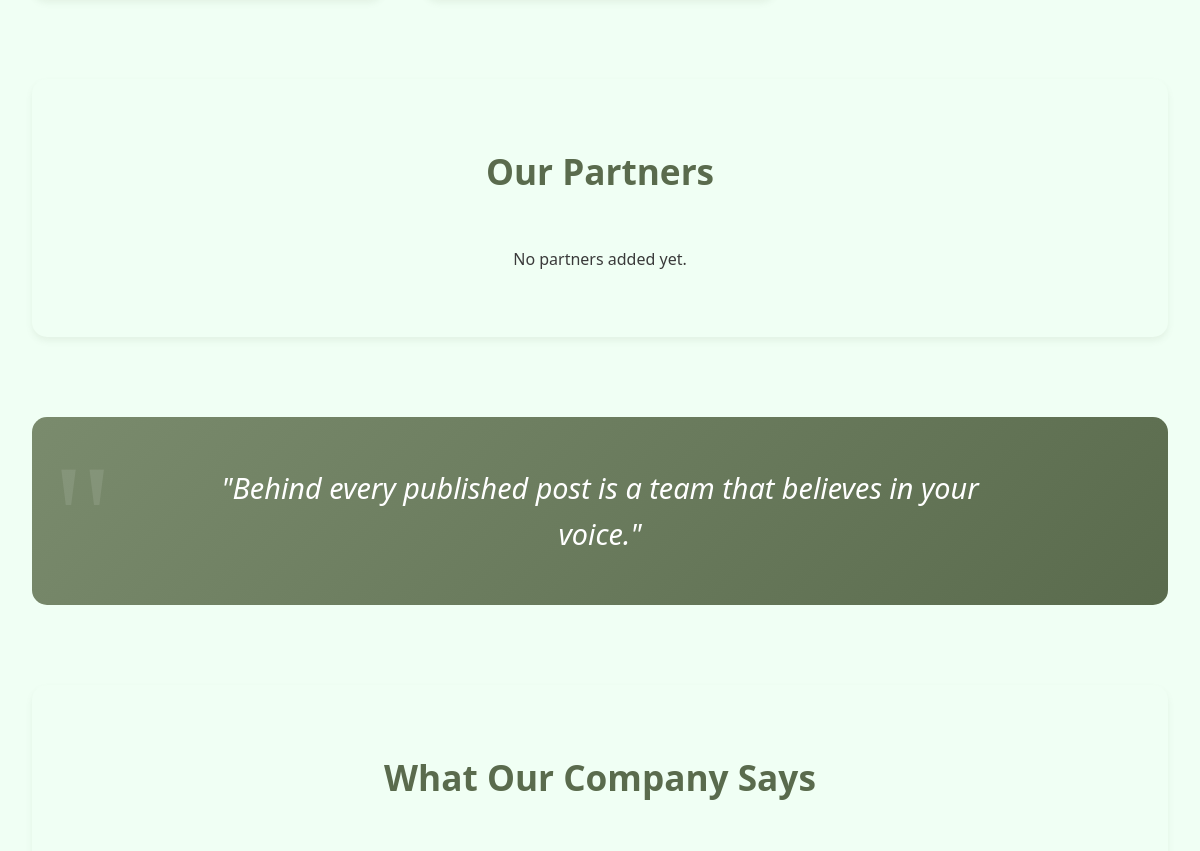
The app's page /about-us/ (middle part), older data.
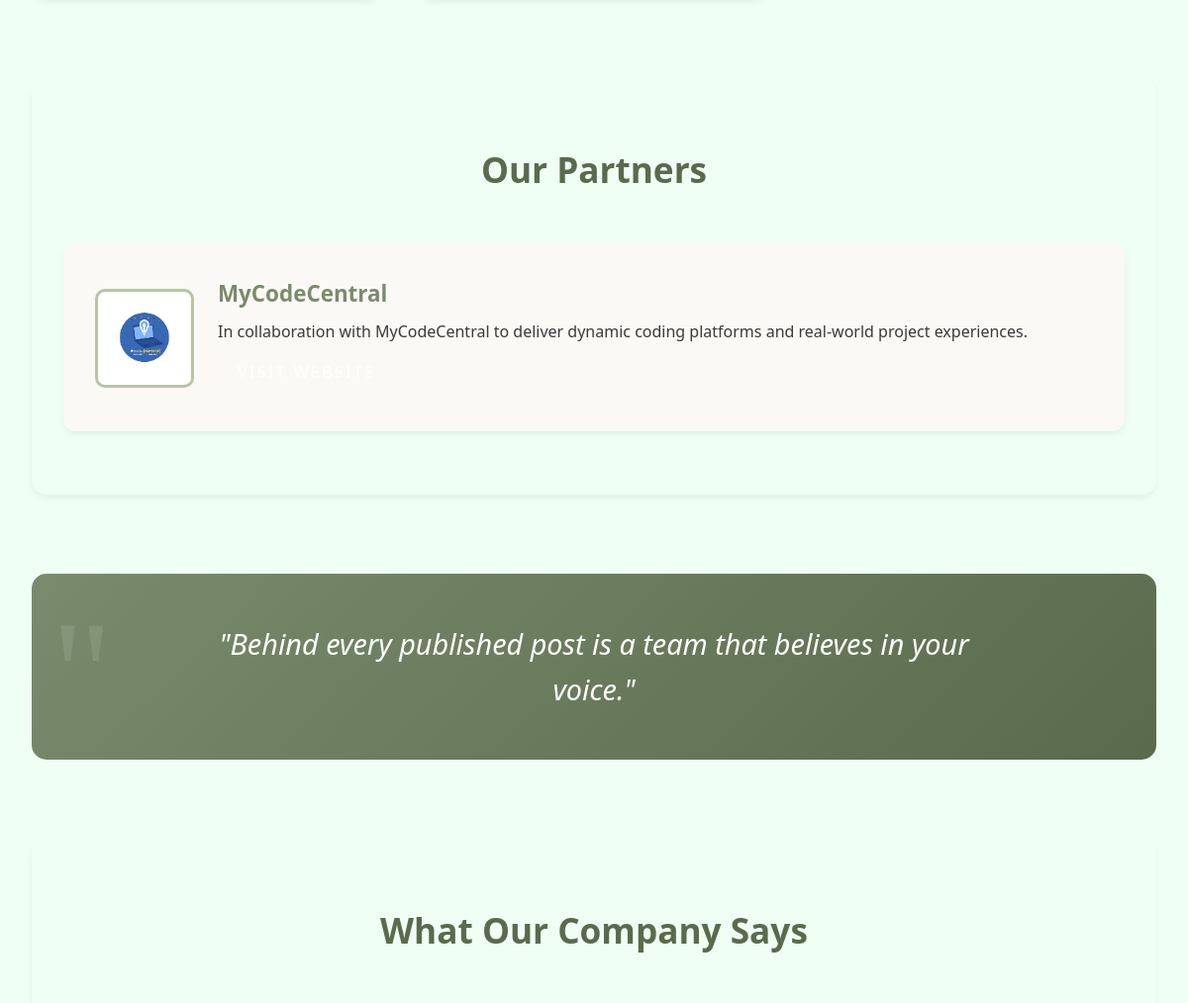
The same page, newer data.
### about/models.py (models this page shows, shortened)
class Partner(models.Model):
    name = models.CharField(max_length=255)
    logo = models.ImageField(upload_to='partner_logos/')
    website = models.URLField(blank=True)
    description = models.TextField(blank=True)

### about/views.py (the view)
# urls.py: path('', views.about_us, name='about_us'),
def about_us(request):
    partners = Partner.objects.all()
    return render(request, 'pages/aboutus.html', {'partners': partners})

### templates/pages/aboutus.html (shortened to what this page needs)
{% load static %}
<!DOCTYPE html>
<html lang="en">
<head>
  <link rel="stylesheet" href="/static/css/aboutus.css">
  <link rel="stylesheet" href="https://cdnjs.cloudflare.com/ajax/libs/font-awesome/6.0.0/css/all.min.css"/>
</head>
<body>
    {% include "layout/header.html" %}
  <div class="container">
        <div class="partnership-section">
            <h2>Our Partners</h2>
                <div class="partnership-cards">
                     {% for partner in partners %}
                        <div class="partnership-card">
                            <img src="{{ partner.logo.url }}" alt="{{ partner.name }} Logo">
                            <div class="partner-info">
                                <h3>{{ partner.name }}</h3>
                                <p>{{ partner.description }}</p>
                            {% if partner.website %}
                                 <p><a href="{{ partner.website }}" target="_blank" rel="noopener noreferrer">Visit Website</a></p>
                            {% endif %}
                        </div>
                    </div>
                    {% empty %}
                <p>No partners added yet.</p>
                {% endfor %}
            </div>
        </div>
        <div class="quote-section">
            <blockquote>
                "Behind every published post is a team that believes in your voice."
            </blockquote>
        </div>
        <div class="company-says">
            <h2>What Our Company Says</h2>
        </div>
    </div>
</body>
</html>

Row changes from the older to the newer data that the page shows:
added Partner: logo (picture), name "MyCodeCentral", description "In collaboration with MyCodeCentral to deliver dynamic coding platforms and real-world project experiences."
Text that changed along with them:
text no longer shown: "No partners added yet."
